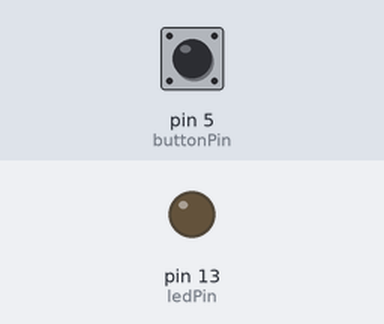
The sketch below on a simulated Arduino Uno, built with avr-gcc and run on an emulated ATmega328P. On the bench: output pins drawn as LEDs (lit = HIGH). The test bench sets the inputs (shaded band); at power-on: pin 5 (buttonPin) HIGH.

Above: at 1.2 s.
1.3 s: pin 5 (buttonPin) pulled LOW for 0.15 s
At 1.37 s:
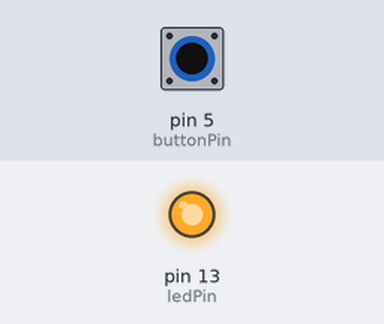
2.9 s: pin 5 (buttonPin) pulled LOW for 3.2 s
At 6.5 s:
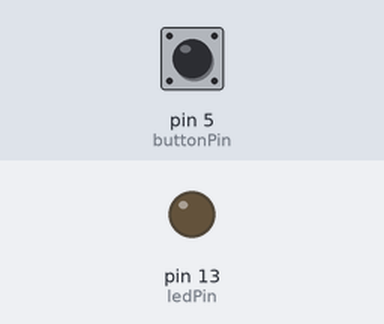
Timing chart, 0 to 8.0 s (numbered marks = the images above; inputs shaded):
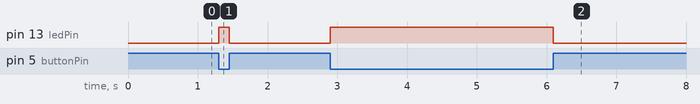

The sketch:

Cod_Pull-up.ino
```cpp
// Definindo os pinos
const int ledPin = 13; // Pino do LED
const int buttonPin = 5; // Pino do Botão

void setup() {
  // Configurando o pino do Led como saída, e o do Botão, como entrada
  pinMode(ledPin, OUTPUT);
  pinMode(buttonPin, INPUT);
  digitalWrite(ledPin, LOW); // Estado inicial do LED é em baixo (LOW)
}

void loop() {
  if (digitalRead(buttonPin) == LOW) { // Se o botão for precionado*********************
    digitalWrite(ledPin, HIGH); // Acende o LED
  } else { // Se o botão não for precionado
    digitalWrite(ledPin, LOW); // Apaga o LED
  }
}
```

Measured:
- after the input at 1.3 s, pin 13 (ledPin): LOW → HIGH at once, → LOW 0.15 s later
- after the input at 2.9 s, pin 13 (ledPin): LOW → HIGH at once, → LOW 3.2 s later
